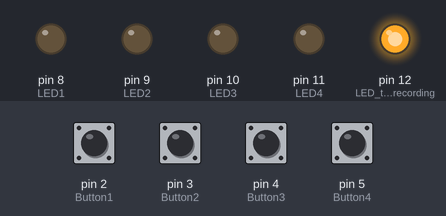
Simulated run of this sketch. Board: Arduino Uno, built with avr-gcc and run on an emulated ATmega328P. Parts: output pins drawn as LEDs (lit = HIGH). The test bench sets the inputs (shaded band); at power-on: pin 2 (Button1), pin 3 (Button2), pin 4 (Button3), pin 5 (Button4) HIGH.

Above: at 0.5 s.
At 20.2 s:
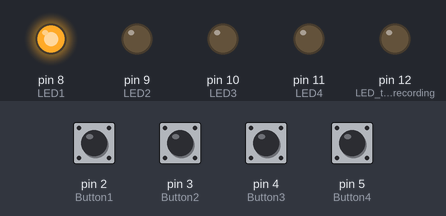
At 37.5 s:
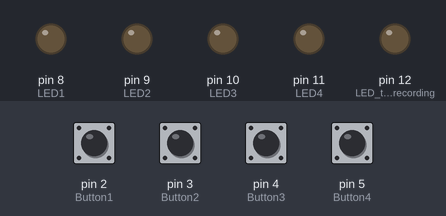
Timing chart, 0 to 39.0 s (numbered marks = the images above):
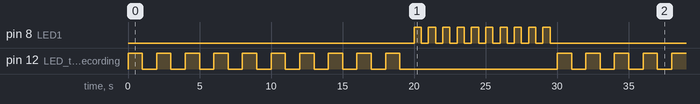

Measured:
- by itself, pin 8 (LED1): repeats every 30.0 s: 9 × (LOW 0.50 s, HIGH 0.50 s), LOW 20.5 s, HIGH 0.50 s
- by itself, pin 12 (LED_to_show_recording): repeats every 30.0 s: 9 × (LOW 1.0 s, HIGH 1.0 s), LOW 11.0 s, HIGH 1.0 s
- by itself, everything shown: repeats every 30.0 s, in 40 steps

The sketch:

record_pattern.ino
```cpp
int a[10],i;
int button1,button2,button3,button4;
void setup()
{
  Serial.begin(9600);
  pinMode(2,INPUT_PULLUP); //Button1
  pinMode(3,INPUT_PULLUP); //Button2
  pinMode(4,INPUT_PULLUP); //Button3
  pinMode(5,INPUT_PULLUP); //Button4
  pinMode(8,OUTPUT); //LED1
  pinMode(9,OUTPUT); //LED2
  pinMode(10,OUTPUT); //LED3
  pinMode(11,OUTPUT);  //LED4
  pinMode(12,OUTPUT); //LED to show recording
}
void loop() {
  for(i=0;i<10;i++) // To take input while LED12 is on.
  {
   digitalWrite(12,HIGH);
   delay(1000);
   button1= digitalRead(2);
   button2= digitalRead(3);
   button3= digitalRead(4);
   button4= digitalRead(5);
   digitalWrite(12,LOW);
   delay(1000);
   if(button1==0)
   { a[i]=1; }
   else if(button2==0)
   { a[i]=2; }
   else if(button3==0)
   { a[i]=3; }
   else if(button4==0)
   { a[i]=4; }
   else a[i]=1;
  }
  for(i=0;i<10;i++) //TO GIVE OUTPUT
  {
   switch(a[i])
   {
    case 1:
    {
      digitalWrite(8,HIGH);
      delay(500);
      digitalWrite(8,LOW);
      delay(500);
      break;
    }
    case 2:
    {
      digitalWrite(9,HIGH);
      delay(500);
      digitalWrite(9,LOW);
      delay(500);
      break;
    }
    case 3:
    {
      digitalWrite(10,HIGH);
      delay(500);
      digitalWrite(10,LOW);
      delay(500);
      break;
    }
    case 4:
    {
      digitalWrite(11,HIGH);
      delay(500);
      digitalWrite(11,LOW);
      delay(500);
      break;
    }
   }
  }
}
```
